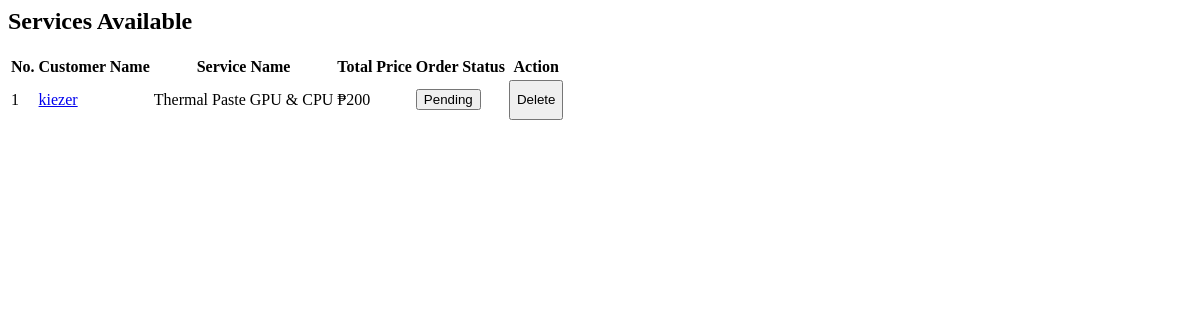
Screenshot of /admin_panel/adminView/viewallSorder.php with the database file from the repository.
### tables this page shows
CREATE TABLE `sorders` (
  `s_id` int(11) NOT NULL,
  `id` int(11) NOT NULL,
  `name` varchar(255) NOT NULL,
  `email` varchar(255) NOT NULL,
  `contact` bigint(255) NOT NULL,
  `order_status` int(11) NOT NULL DEFAULT 0,
  `address` varchar(255) NOT NULL
);

CREATE TABLE `services` (
  `id` int(11) NOT NULL,
  `service_name` varchar(500) NOT NULL,
  `s_desc` text NOT NULL,
  `s_price` int(50) NOT NULL
);

### admin_panel/adminView/viewallSorder.php (the view, shortened to what this page needs)
<div>
  <h2>Services Available</h2>
  <table class="table">
    <thead>
      <tr>
        <th class="text-center">No.</th>
        <th class="text-center">Customer Name</th>
        <th class="text-center">Service Name</th>
        <th class="text-center">Total Price</th>
        <th class="text-center">Order Status</th>
        <th class="text-center" colspan="2">Action</th>
      </tr>
    </thead>
    <?php
    include_once "../config/dbconnect.php";
    $sql = "SELECT * FROM sorders INNER JOIN services ON sorders.id = services.id";
    $result = $conn->query($sql);
    $count = 1;
    if ($result->num_rows > 0) {
      while ($row = $result->fetch_assoc()) {
    ?>
        <tr>
          <td><?= $count ?></td>
          <td><a href="#" onclick="showSPopup('<?= $row['name'] ?>', '<?= $row['email'] ?>', <?= $row['contact'] ?>, '<?= $row['address'] ?>')"><?= $row["name"] ?></a></td>
          <td><?= $row["service_name"] ?></td>
          <td>₱<?= $row["s_price"] ?></td>
          <?php
                if($row["order_status"]==0){
            ?>
                <td><button class="btn btn-danger" onclick="ChangeSorderStatus('<?=$row['id']?>')">Pending </button></td>
            <?php
                }else{
            ?>
                <td><button class="btn btn-success" onclick="ChangeSorderStatus('<?=$row['id']?>')">Done</button></td>
            <?php
            }
            ?>
          <td><button class="btn btn-danger" style="height:40px" onclick="confirmSDelete('<?= $row['id'] ?>')">Delete</button></td>
        </tr>
    <?php
        $count++;
      }
    }
    ?>
  </table>
</div>

### rows the page displays
sorders: name "kiezer", services.service_name "Thermal Paste GPU & CPU", services.s_price "200"
